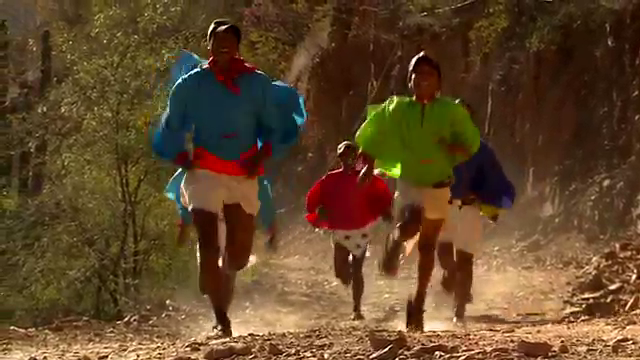
#> input picture frame 94 of Video/run.mp4, 640 x 360 px, given in place of test_video.mp4, which was not available
$ jupyter execute objTractMain.ipynb
#> lines starting #> are read from the running program, lines starting #| are printed output that depends on the picture; pictures that were not available may be replaced by others from this repository, and a replacement may not be noted
[cell 1]
import numpy as np
import cv2
import matplotlib.pyplot as plt

[cell 2]
cap = cv2.VideoCapture('C:\\Users\\vishn\\holidays\\coursera\\object tracking\\Video\\test_video.mp4')

[cell 3]
st_params = dict( maxCorners = 100,qualityLevel = 0.3,minDistance = 7,blockSize = 7 )

[cell 4]
lk_params = dict( winSize  = (15,15),maxLevel = 2,criteria = (cv2.TERM_CRITERIA_EPS | cv2.TERM_CRITERIA_COUNT, 10, 0.03))

[cell 5]
color = np.random.randint(0,255,(100,3))

[cell 6]
ret,old_frame = cap.read()
#> old_frame is the input picture: shape (360, 640, 3); mean B, G, R 41.2, 70.2, 96.5

[cell 7]
old_gray = cv2.cvtColor(old_frame,cv2.COLOR_BGR2GRAY)
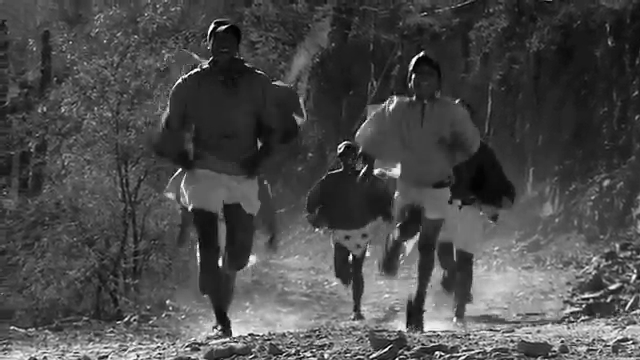
#> old_gray: shape (360, 640); min 0, max 255, mean 74.7

[cell 8]
p0 = cv2.goodFeaturesToTrack(old_gray,mask=None,**st_params)
#> p0 = 99 rows, first 8: [218, 328], [438, 354], [200, 68], [234, 336], [375, 172], [322, 353], [216, 22], [426, 330]

[cell 9]
mask = np.zeros_like(old_frame)

[cell 10]
while True :

    ret,frame = cap.read()
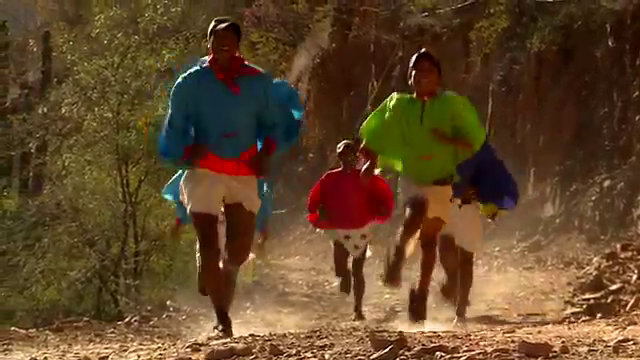
#> input picture frame 95 of Video/run.mp4, 640 x 360 px, given in place of test_video.mp4, which was not available
#> frame is the input picture: shape (360, 640, 3); mean B, G, R 40.9, 70, 96.5
    gray = cv2.cvtColor(frame,cv2.COLOR_BGR2GRAY)
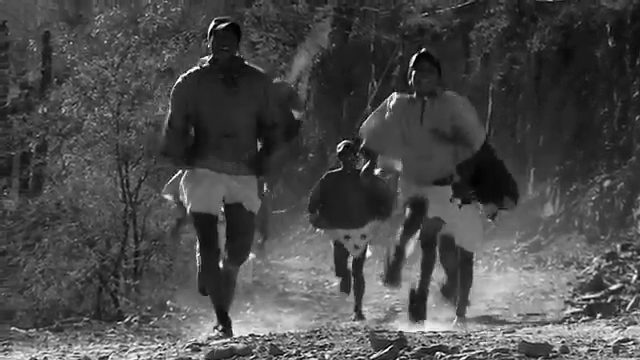
#> gray: shape (360, 640); min 0, max 255, mean 74.6

    p1, st, err = cv2.calcOpticalFlowPyrLK(old_gray, gray, p0, None, **lk_params)
#> p1 = 99 rows, first 8: [218.8, 328.4], [438.8, 354.5], [199.6, 66.27], [234.8, 336.5], [375.7, 171.9], [322.7, 353.5], [216.4, 19.75], [425.4, 326.2]; st = 99 values from 1 to 1; err = 99 values, max 63.57 at index 38, min 2.99 at index 40, mean 12.81

    good_old = p0 #[st==1]
#> good_old has the same summary as p0
    good_new = p1 #[st==1]
#> good_new has the same summary as p1

    for i,(new,old) in enumerate(zip(good_new,good_old)) :
        a,b = new.ravel()
        c,d = old.ravel()
        mask = cv2.line(mask,(a,b),(c,d),color[i].tolist(),2)
        frame = cv2.circle(frame,(a,b),3,color[i].tolist(),thickness=-1)
        output = cv2.add(frame,mask)
        prev_gray = gray.copy()
        prev_points = good_new.reshape(-1,1,2)
        cv2.imshow('OutPut Window',output)
#> this loop made 99 passes
#> (a, b, c, d) on passes 1 to 12: (218.8, 328.4, 218, 328), (438.8, 354.5, 438, 354), (199.6, 66.27, 200, 68), (234.8, 336.5, 234, 336), (375.7, 171.9, 375, 172), (322.7, 353.5, 322, 353), (216.4, 19.75, 216, 22), (425.4, 326.2, 426, 330), (398.8, 358.5, 398, 358), (137.8, 354.5, 137, 354), (302.8, 353.5, 302, 353), (632.7, 274.3, 632, 274)
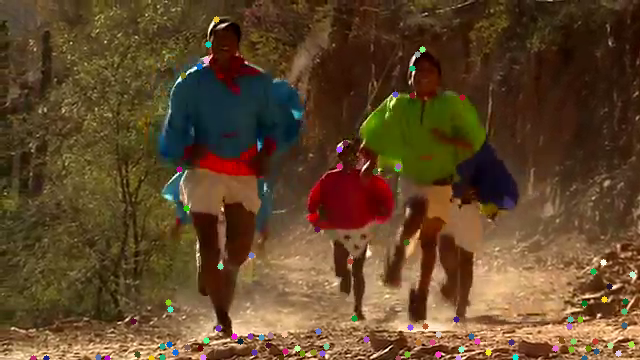
#> frame: shape (360, 640, 3); mean B, G, R 41.3, 70.1, 96.2
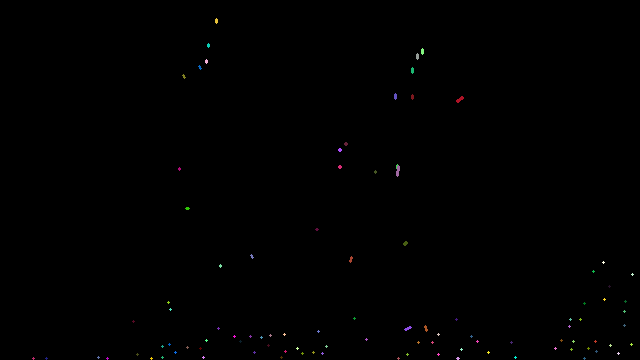
#> mask: shape (360, 640, 3); mean of channels 0, 1, 2 0.4, 0.4, 0.4; drawn as B, G, R

    if cv2.waitKey(5) == ord('q'):
#> (key q is pressed here)
        break

cv2.destroyAllWindows()
cap.release()

$ run again, starting later in the video
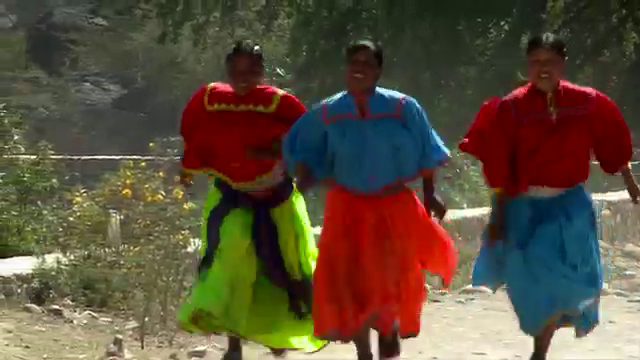
#> input picture frame 423 of Video/run.mp4, 640 x 360 px, given in place of test_video.mp4, which was not available
#> old_frame is the input picture: shape (360, 640, 3); mean B, G, R 60.2, 78.3, 91.6
#> p0 = 39 rows, first 8: [631, 164], [256, 48], [377, 89], [193, 240], [319, 228], [371, 330], [351, 342], [70, 256]
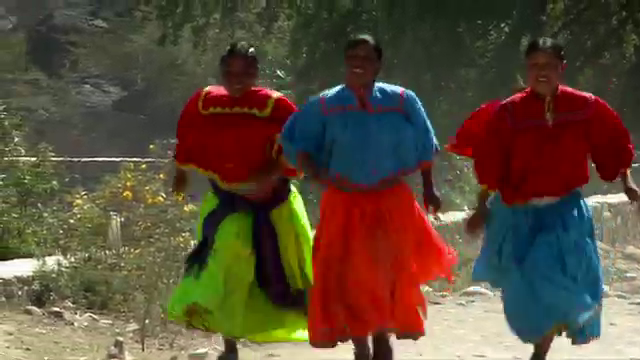
#> input picture frame 424 of Video/run.mp4, 640 x 360 px, given in place of test_video.mp4, which was not available
#> frame is the input picture: shape (360, 640, 3); mean B, G, R 58.2, 75.8, 90.7
#> p1 = 39 rows, first 8: [629.8, 171.5], [250.9, 50.02], [376.2, 83.72], [185.7, 238], [310, 227.6], [367.6, 340], [349.2, 341.1], [70.52, 258.3]; st = 39 values from 1 to 1; err = 39 values, max 54.86 at index 4, min 1.07 at index 32, mean 17.43
#> good_old has the same summary as p0
#> good_new has the same summary as p1
#> the loop `for i,(new,old) in enumerate(zip(good_new,good_old)) :` made 39 passes
#> (a, b, c, d) on passes 1 to 8: (629.8, 171.5, 631, 164), (250.9, 50.02, 256, 48), (376.2, 83.72, 377, 89), (185.7, 238, 193, 240), (310, 227.6, 319, 228), (367.6, 340, 371, 330), (349.2, 341.1, 351, 342), (70.52, 258.3, 70, 256)
#> after the loop `for i,(new,old) in enumerate(zip(good_new,good_old)) :`:
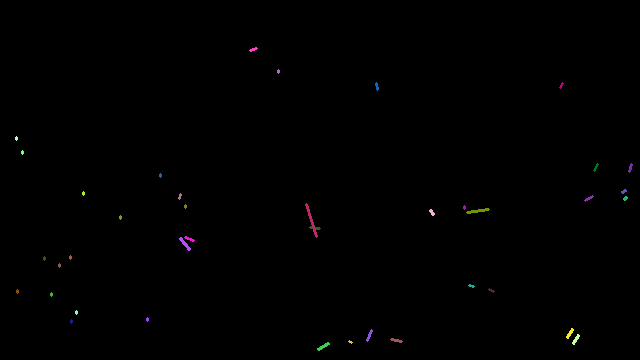
#> mask: shape (360, 640, 3); mean of channels 0, 1, 2 0.5, 0.4, 0.6; drawn as B, G, R
